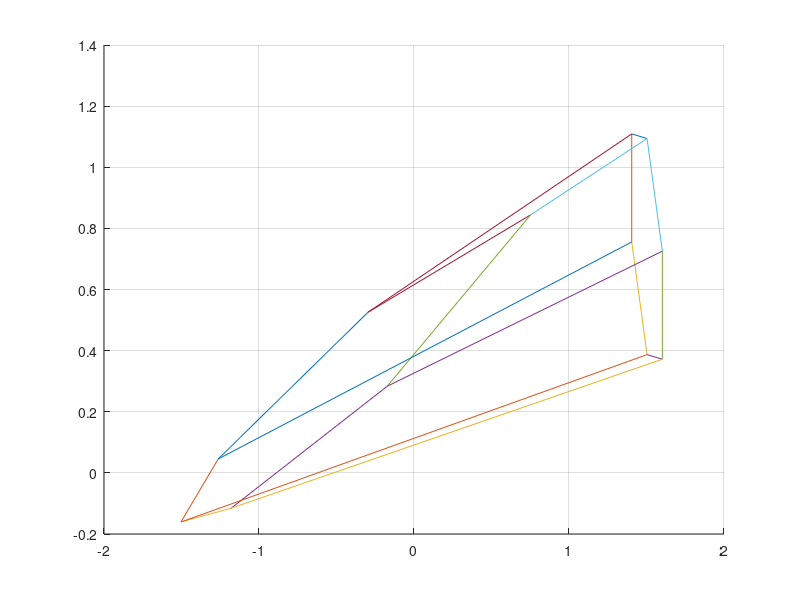

The MATLAB source for this figure:
# The defined points in R3:
p1 = [1.000; -0.800; 0.000]
p2 = [0.500; -0.800; -0.866]
p3 = [-0.500; -0.800; -0.866]
p4 = [-1.000; -0.800; 0.000]
p5 = [-0.500; -0.800; 0.866]
p6 = [0.500; -0.800; 0.866]
p7 = [0.840; -0.400; 0.000]
p8 = [0.315; 0.125; -0.546]
p9 = [-0.210; 0.650; -0.364]
p10 = [-0.360; 0.800; 0.000]
p11 = [-0.210; 0.650; 0.364]
p12 = [0.315; 0.125; 0.546]

# Matrix so that we can transform it later.
M = [p1, p2, p3, p4, p5, p6, p7, p8, p9, p10, p11, p12]

# Scale by a factor of 1/2 in x-direction, 2 in the y-direction,
# and 1/3 in z-direction.
x = 1/2
y = 2
z = 1/3
S = [x, 0, 0; 0, y, 0; 0, 0, z]
M = S * M

# Translate 1/2 unit in the x-direction.
u = [1/2; 0; 0]
M = M + u # Fake matrix addition with vector.

# Rotate 20 degrees about the x-axis.
a = deg2rad(20)
T = [1, 0, 0; 0, cos(a), -sin(a); 0, sin(a), cos(a)]
M = T * M

# Rotate -45 degrees about the y-axis.
a = deg2rad(-45)
T = [cos(a), 0, sin(a); 0, 1, 0; -sin(a), 0, cos(a)]
M = T * M

# Rotate 90 degrees about the z-axis.
a = pi/2
T = [cos(a), -sin(a), 0; sin(a), cos(a), 0; 0, 0, 1]
M = T * M

# Define plot settings.
hold on # Plot in same plot.
grid on # Turn on the grid for our plot.

# Plot lines between points.
plot([ M(1, 1) M(1, 2)], [M(2, 1) M(2, 2) ])
plot([ M(1, 2) M(1, 3)], [M(2, 2) M(2, 3) ])
plot([ M(1, 3) M(1, 4)], [M(2, 3) M(2, 4) ])
plot([ M(1, 4) M(1, 5)], [M(2, 4) M(2, 5) ])
plot([ M(1, 5) M(1, 6)], [M(2, 5) M(2, 6) ])
plot([ M(1, 6) M(1, 1)], [M(2, 6) M(2, 1) ])
plot([ M(1, 7) M(1, 8)], [M(2, 7) M(2, 8) ])
plot([ M(1, 8) M(1, 9)], [M(2, 8) M(2, 9) ])
plot([ M(1, 9) M(1, 10)], [M(2, 9) M(2, 10) ])
plot([ M(1, 10) M(1, 11)], [M(2, 10) M(2, 11) ])
plot([ M(1, 11) M(1, 12)], [M(2, 11) M(2, 12) ])
plot([ M(1, 12) M(1, 7)], [M(2, 12) M(2, 7) ])
plot([ M(1, 1) M(1, 7)], [M(2, 1) M(2, 7) ])
plot([ M(1, 2) M(1, 8)], [M(2, 2) M(2, 8) ])
plot([ M(1, 3) M(1, 9)], [M(2, 3) M(2, 9) ])
plot([ M(1, 4) M(1, 10)], [M(2, 4) M(2, 10) ])
plot([ M(1, 5) M(1, 11)], [M(2, 5) M(2, 11) ])
plot([ M(1, 6) M(1, 12)], [M(2, 6) M(2, 12) ])
